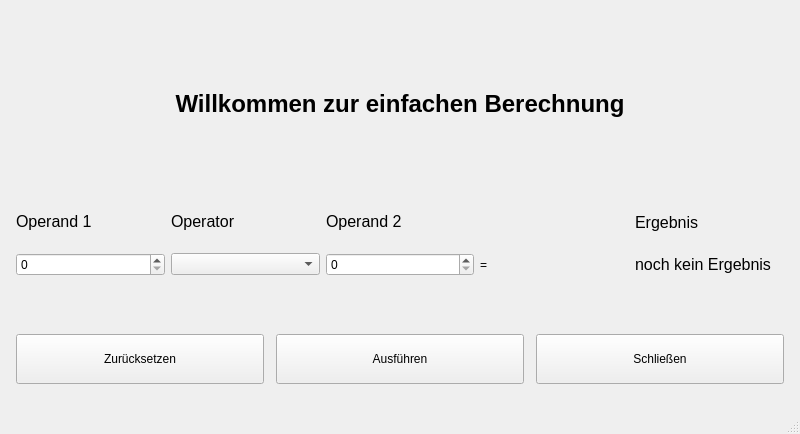
<?xml version="1.0" encoding="UTF-8"?>
<ui version="4.0">
 <class>MainWindow</class>
 <widget class="QMainWindow" name="MainWindow">
  <property name="geometry">
   <rect>
    <x>0</x>
    <y>0</y>
    <width>800</width>
    <height>434</height>
   </rect>
  </property>
  <property name="windowTitle">
   <string>MainWindow</string>
  </property>
  <widget class="QWidget" name="centralwidget">
   <layout class="QVBoxLayout" name="verticalLayout">
    <property name="leftMargin">
     <number>16</number>
    </property>
    <property name="topMargin">
     <number>16</number>
    </property>
    <property name="rightMargin">
     <number>16</number>
    </property>
    <property name="bottomMargin">
     <number>16</number>
    </property>
    <item>
     <widget class="QLabel" name="label">
      <property name="font">
       <font>
        <pointsize>18</pointsize>
        <weight>75</weight>
        <italic>false</italic>
        <bold>true</bold>
       </font>
      </property>
      <property name="text">
       <string>Willkommen zur einfachen Berechnung</string>
      </property>
      <property name="alignment">
       <set>Qt::AlignCenter</set>
      </property>
     </widget>
    </item>
    <item>
     <layout class="QGridLayout" name="gridLayout" rowstretch="0,0" columnstretch="0,0,0,0,0">
      <item row="1" column="1">
       <widget class="QComboBox" name="cbOperator"/>
      </item>
      <item row="0" column="0">
       <widget class="QLabel" name="label_2">
        <property name="sizePolicy">
         <sizepolicy hsizetype="Preferred" vsizetype="Fixed">
          <horstretch>0</horstretch>
          <verstretch>0</verstretch>
         </sizepolicy>
        </property>
        <property name="font">
         <font>
          <pointsize>12</pointsize>
         </font>
        </property>
        <property name="text">
         <string>Operand 1</string>
        </property>
       </widget>
      </item>
      <item row="0" column="2">
       <widget class="QLabel" name="label_4">
        <property name="sizePolicy">
         <sizepolicy hsizetype="Preferred" vsizetype="Fixed">
          <horstretch>0</horstretch>
          <verstretch>0</verstretch>
         </sizepolicy>
        </property>
        <property name="font">
         <font>
          <pointsize>12</pointsize>
         </font>
        </property>
        <property name="text">
         <string>Operand 2</string>
        </property>
       </widget>
      </item>
      <item row="1" column="3">
       <widget class="QLabel" name="label_5">
        <property name="text">
         <string>=</string>
        </property>
       </widget>
      </item>
      <item row="1" column="0">
       <widget class="QSpinBox" name="sbOperand1"/>
      </item>
      <item row="0" column="1">
       <widget class="QLabel" name="label_3">
        <property name="sizePolicy">
         <sizepolicy hsizetype="Preferred" vsizetype="Fixed">
          <horstretch>0</horstretch>
          <verstretch>0</verstretch>
         </sizepolicy>
        </property>
        <property name="font">
         <font>
          <pointsize>12</pointsize>
         </font>
        </property>
        <property name="text">
         <string>Operator</string>
        </property>
       </widget>
      </item>
      <item row="1" column="2">
       <widget class="QSpinBox" name="sbOperand2"/>
      </item>
      <item row="1" column="4">
       <widget class="QLabel" name="lResult">
        <property name="font">
         <font>
          <pointsize>12</pointsize>
         </font>
        </property>
        <property name="text">
         <string>noch kein Ergebnis</string>
        </property>
       </widget>
      </item>
      <item row="0" column="4">
       <widget class="QLabel" name="label_7">
        <property name="sizePolicy">
         <sizepolicy hsizetype="Preferred" vsizetype="Fixed">
          <horstretch>0</horstretch>
          <verstretch>0</verstretch>
         </sizepolicy>
        </property>
        <property name="minimumSize">
         <size>
          <width>0</width>
          <height>50</height>
         </size>
        </property>
        <property name="maximumSize">
         <size>
          <width>16777215</width>
          <height>100</height>
         </size>
        </property>
        <property name="font">
         <font>
          <pointsize>12</pointsize>
         </font>
        </property>
        <property name="text">
         <string>Ergebnis</string>
        </property>
       </widget>
      </item>
     </layout>
    </item>
    <item>
     <spacer name="verticalSpacer">
      <property name="orientation">
       <enum>Qt::Vertical</enum>
      </property>
      <property name="sizeType">
       <enum>QSizePolicy::Fixed</enum>
      </property>
      <property name="sizeHint" stdset="0">
       <size>
        <width>20</width>
        <height>40</height>
       </size>
      </property>
     </spacer>
    </item>
    <item>
     <layout class="QHBoxLayout" name="horizontalLayout" stretch="0,0,0">
      <property name="spacing">
       <number>12</number>
      </property>
      <property name="leftMargin">
       <number>0</number>
      </property>
      <property name="topMargin">
       <number>12</number>
      </property>
      <property name="rightMargin">
       <number>0</number>
      </property>
      <property name="bottomMargin">
       <number>12</number>
      </property>
      <item>
       <widget class="QPushButton" name="bReset">
        <property name="sizePolicy">
         <sizepolicy hsizetype="Preferred" vsizetype="Minimum">
          <horstretch>0</horstretch>
          <verstretch>0</verstretch>
         </sizepolicy>
        </property>
        <property name="maximumSize">
         <size>
          <width>16777215</width>
          <height>50</height>
         </size>
        </property>
        <property name="text">
         <string>Zurücksetzen</string>
        </property>
       </widget>
      </item>
      <item>
       <widget class="QPushButton" name="bRun">
        <property name="sizePolicy">
         <sizepolicy hsizetype="Preferred" vsizetype="Maximum">
          <horstretch>0</horstretch>
          <verstretch>0</verstretch>
         </sizepolicy>
        </property>
        <property name="maximumSize">
         <size>
          <width>16777215</width>
          <height>50</height>
         </size>
        </property>
        <property name="text">
         <string>Ausführen</string>
        </property>
       </widget>
      </item>
      <item>
       <widget class="QPushButton" name="bExit">
        <property name="sizePolicy">
         <sizepolicy hsizetype="Preferred" vsizetype="Minimum">
          <horstretch>0</horstretch>
          <verstretch>0</verstretch>
         </sizepolicy>
        </property>
        <property name="maximumSize">
         <size>
          <width>16777215</width>
          <height>50</height>
         </size>
        </property>
        <property name="text">
         <string>Schließen</string>
        </property>
       </widget>
      </item>
     </layout>
    </item>
   </layout>
  </widget>
  <widget class="QMenuBar" name="menubar">
   <property name="geometry">
    <rect>
     <x>0</x>
     <y>0</y>
     <width>800</width>
     <height>21</height>
    </rect>
   </property>
  </widget>
  <widget class="QStatusBar" name="statusbar"/>
 </widget>
 <resources/>
 <connections>
  <connection>
   <sender>bExit</sender>
   <signal>clicked()</signal>
   <receiver>MainWindow</receiver>
   <slot>close()</slot>
   <hints>
    <hint type="sourcelabel">
     <x>663</x>
     <y>351</y>
    </hint>
    <hint type="destinationlabel">
     <x>399</x>
     <y>216</y>
    </hint>
   </hints>
  </connection>
 </connections>
</ui>
